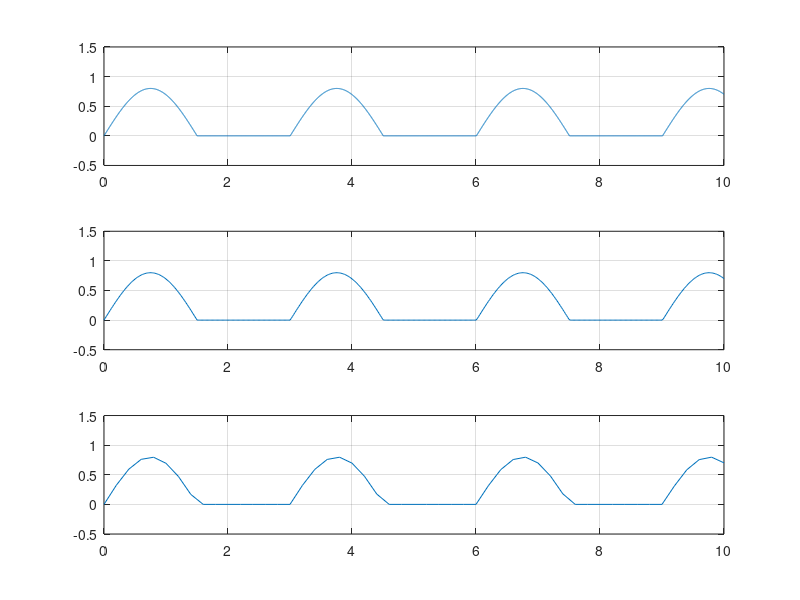

The MATLAB source for this figure:
function T1_tc4_Orza_Oana()

F=0.333; %Hz
%pas: 2ms 
t1=0:0.002:10; %durata semnalului este de 100s
s1=0.8*sin(2*pi*F*t1); %semnal sinusoidal de amplitudine 0.8
for i=1:1:length(s1);
    if s1(i)<0;
        s1(i)=0; %la semnalul mono alternanta nu exista amplitudine negativa,deci semnalul se va opri la 0
    end
end
subplot(3,1,1),plot(t1,s1),grid 
axis([0 10 -0.5 1.5]) %alegem valori convenabile pt a putea vizualiza semnalul mai usor

%pas: 20ms
t2=0:0.02:10;
s2=0.8*sin(2*pi*F*t2);
for i=1:1:length(s2);
    if s2(i)<0;
        s2(i)=0;
    end
end
subplot(3,1,2),plot(t2,s2),grid
axis([0 10 -0.5 1.5])

%pas: 200ms
t3=0:0.2:10;
s3=0.8*sin(2*pi*F*t3);
for i=1:1:length(s3);      
    if s3(i)<0;
        s3(i)=0;
    end
end
subplot(3,1,3),plot(t3,s3),grid
axis([0 10 -0.5 1.5])



